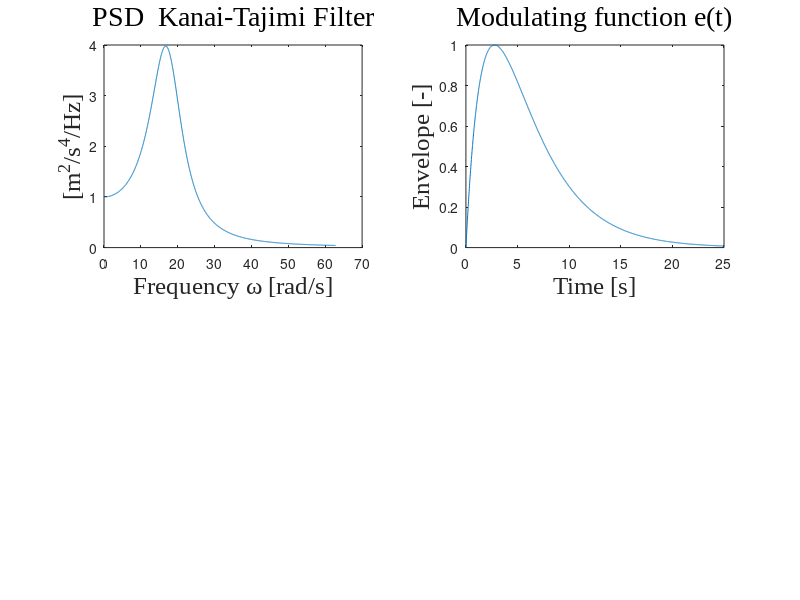

This chart was generated by the following MATLAB code: (Note: this script raises an error after producing the figure.)
clear all
close all

Ftsize=18;

om_g=18;  %[]
zeta =0.02;
zeta_g=0.3;
xi=100;    % [mm]
S0=1;        % [m^2/s]
m=400000;   % [kg]


Fs = 100;                   % Sampling frequency
T = 1/Fs;                   % Sample time
L = 2500;                   % Length of signal
t = 0:T:L*T-T;     % Time vector
dt=T;
f_cut=10;
om=0:(f_cut/L*2*pi):f_cut*2*pi-(f_cut/L*2*pi);

e=4*(exp(-.25*t)-exp(-.5*t));

% for ii=1:length(L)
% e(ii)=4*(exp(-.25*t(ii)-exp(-.5*t(ii))));
% end

figure 
subplot(2,2,2)
plot(t,e)
title('Modulating function e(t)','Fontsize',Ftsize+2,'FontWeight','n','FontName','Times New Roman')
xlabel('Time [s]','Fontsize',Ftsize,'FontWeight','n','FontName','Times New Roman')
ylabel('Envelope [-]','Fontsize',Ftsize,'FontWeight','n','FontName','Times New Roman')


for i=1:length(om)
Sbb(i)=S0*(4*zeta_g^2*om_g^2*om(i)^2+om_g^4)/((om_g^2-om(i)^2)^2+4*zeta_g^2*om_g^2*om(i)^2);
end

subplot(2,2,1)
plot(om,Sbb);
title('PSD  Kanai-Tajimi Filter','Fontsize',Ftsize+2,'FontWeight','n','FontName','Times New Roman')
xlabel('Frequency \omega [rad/s]','Fontsize',Ftsize,'FontWeight','n','FontName','Times New Roman')
ylabel('[m^2/s^4/Hz]','Fontsize',Ftsize,'FontWeight','n','FontName','Times New Roman')

SQPS=(Sbb*pi/T).^.5;
SQPS_re=randn(1,L).*SQPS;
SQPS_im=randn(1,L).*SQPS;
B=complex(SQPS_re,SQPS_im);




b=real(ifft(B,[],L));
subplot(2,2,3)
plot(t,b)
title('Inverse FFT from Spectrum  b(t)','Fontsize',Ftsize+2,'FontWeight','n','FontName','Times New Roman')
xlabel('Time [s]','Fontsize',Ftsize,'FontWeight','n','FontName','Times New Roman')
ylabel('Acceleration [m/s^2]','Fontsize',Ftsize,'FontWeight','n','FontName','Times New Roman')

a_F=e.*b;
F=a_F.*m;

subplot(2,2,4) 
plot(t,F)
title('Earthquake Force  F=m\cdote(t)\cdot b(t)','Fontsize',Ftsize+2,'FontWeight','n','FontName','Times New Roman')
xlabel('Time [s]','Fontsize',Ftsize,'FontWeight','n','FontName','Times New Roman')
ylabel('Force [N]','Fontsize',Ftsize,'FontWeight','n','FontName','Times New Roman')

%% Central diffrence method SDOF

E=210e9;   % [N/m^2)
b=.7;        % [m]
H=6;          % [m]
I=b^4/12;   % [m^4]    
k=4*12*E*I/H^3;
c=2*zeta*sqrt(k*m);
a=zeros(L,1);
x=zeros(L,1);
x(1)=0;
a(1)=0;%-(c*v0+k*x(1))/m;

for i=2:L-1
    a(i)=F(i)-(k-2*m/dt^2)*x(i)-(m/dt^2-c/2/dt)*x(i-1);
    x(i+1)=a(i)'/(m/(dt^2)+c/2/dt);
end

figure
plot(t,x)
title('Time response SDOF','Fontsize',Ftsize+2,'FontWeight','n','FontName','Times New Roman')
xlabel('Time [s]','Fontsize',Ftsize,'FontWeight','n','FontName','Times New Roman')
ylabel('Displacement [m]','Fontsize',Ftsize,'FontWeight','n','FontName','Times New Roman')

%%